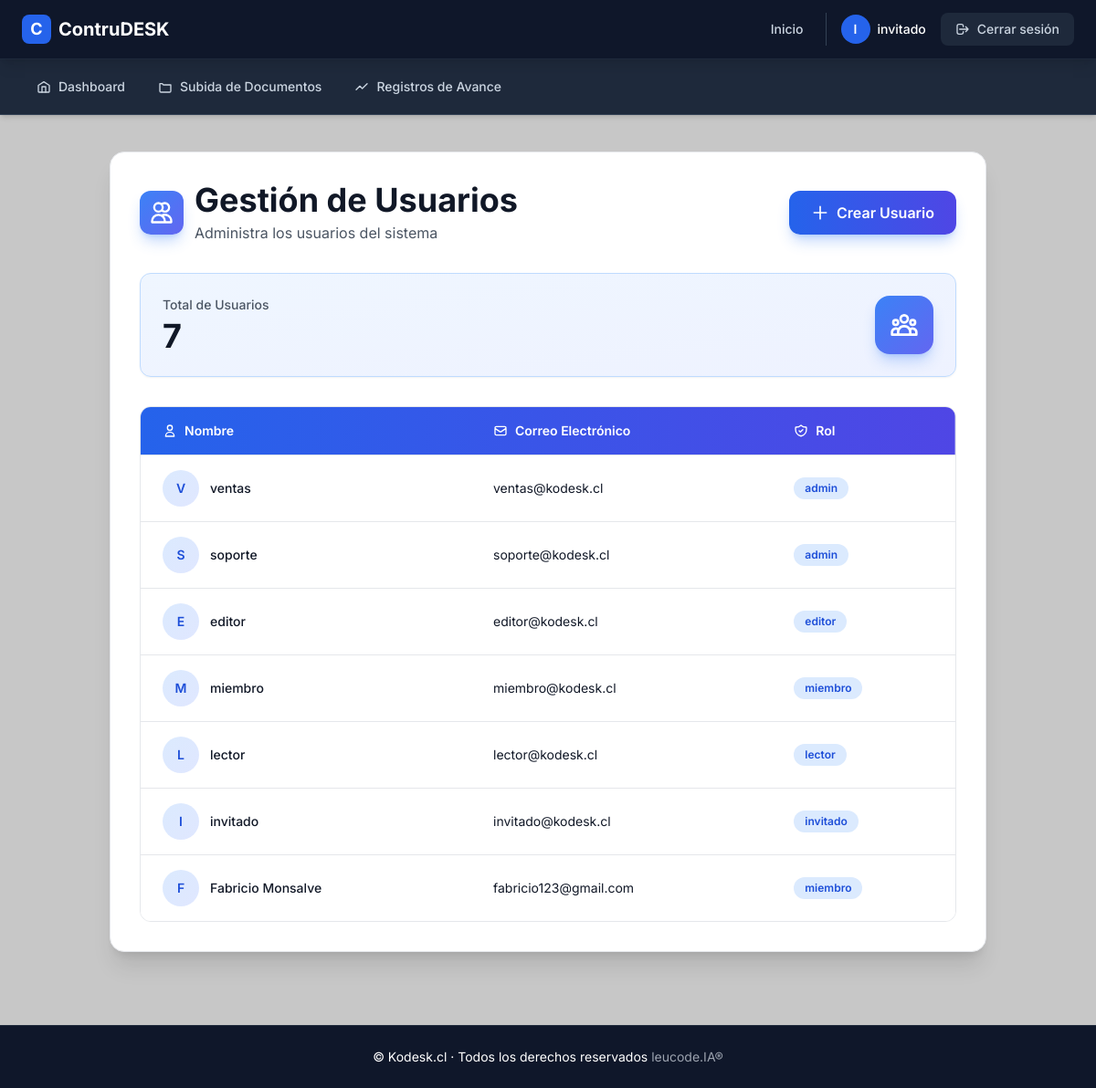
Page /admin/usuarios (signed in) on the earlier database version.
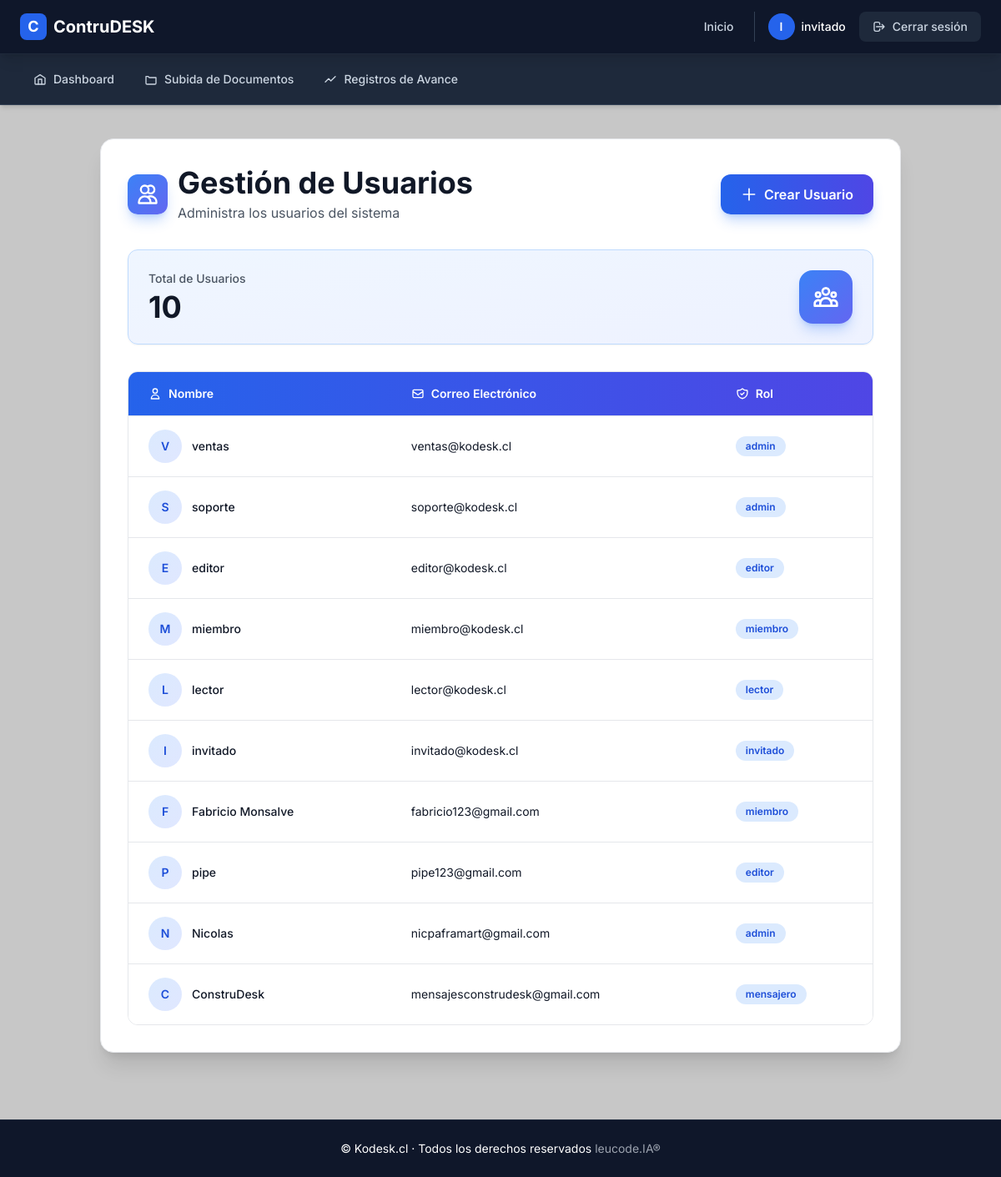
Same page on the later database version.
### app/models.py (models this page shows, shortened)
class AdminUser(UserMixin, db.Model):
    __tablename__ = "admin_users"
    id = db.Column(db.Integer, primary_key=True)
    nombre = db.Column(db.String(120), nullable=False)
    email = db.Column(db.String(120), unique=True, nullable=False)
    password_hash = db.Column(db.String(255), nullable=False)
    roles = db.relationship('Role', secondary='user_roles', backref=db.backref('users', lazy='dynamic'))
    def has_role(self, role_name):
        return any(role.name == role_name for role in self.roles)
    @property
    def is_authenticated(self):
        return True

class Role(db.Model):
    __tablename__ = "roles"
    id = db.Column(db.Integer, primary_key=True)
    name = db.Column(db.String(80), unique=True, nullable=False)

### app/routes/admin.py (the view)
@admin_bp.route('/usuarios')
@login_required
def usuarios():
    usuarios = AdminUser.query.all()
    return render_template('admin/usuarios.html', usuarios=usuarios)

### app/templates/admin/usuarios.html (shortened to what the changed rows need)
{% extends "layout.html" %}
{% block content %}
<div class="container mx-auto mt-10 px-4 sm:px-6 lg:px-8 mb-20">
  <div class="max-w-7xl mx-auto">
    <div class="bg-white rounded-2xl shadow-xl p-6 sm:p-8 border border-gray-200">
      <div class="flex flex-col sm:flex-row sm:items-center sm:justify-between gap-4 mb-8">
        <div class="flex items-center gap-3">
          <div>
            <h2 class="text-3xl sm:text-4xl font-bold text-gray-900">Gestión de Usuarios</h2>
          </div>
        </div>
      </div>
      <div class="mb-8">
        <div class="bg-gradient-to-br from-blue-50 to-indigo-50 rounded-xl p-6 border border-blue-200 shadow-sm">
          <div class="flex items-center justify-between">
            <div>
              <p class="text-gray-600 text-sm font-medium mb-1">Total de Usuarios</p>
              <p class="text-4xl font-bold text-gray-900">{{ usuarios|length }}</p>
            </div>
          </div>
        </div>
      </div>
      <div class="border border-gray-200 rounded-xl overflow-hidden">
        <div class="overflow-x-auto">
          <table class="min-w-full divide-y divide-gray-200">
            <thead>
              <tr class="bg-gradient-to-r from-blue-600 to-indigo-600">
                <th scope="col" class="px-6 py-4 text-left text-sm font-semibold text-white">
                  <div class="flex items-center gap-2">
                    <svg class="w-4 h-4" fill="none" stroke="currentColor" viewBox="0 0 24 24">
                      <path stroke-linecap="round" stroke-linejoin="round" stroke-width="2" d="M16 7a4 4 0 11-8 0 4 4 0 018 0zM12 14a7 7 0 00-7 7h14a7 7 0 00-7-7z"/>
                    </svg>
                    Nombre
                  </div>
                </th>
                <th scope="col" class="px-6 py-4 text-left text-sm font-semibold text-white">
                  <div class="flex items-center gap-2">
                    <svg class="w-4 h-4" fill="none" stroke="currentColor" viewBox="0 0 24 24">
                      <path stroke-linecap="round" stroke-linejoin="round" stroke-width="2" d="M3 8l7.89 5.26a2 2 0 002.22 0L21 8M5 19h14a2 2 0 002-2V7a2 2 0 00-2-2H5a2 2 0 00-2 2v10a2 2 0 002 2z"/>
                    </svg>
                    Correo Electrónico
                  </div>
                </th>
                <th scope="col" class="px-6 py-4 text-left text-sm font-semibold text-white">
                  <div class="flex items-center gap-2">
                    Rol
                  </div>
                </th>
              </tr>
            </thead>
            <tbody class="bg-white divide-y divide-gray-200">
              {% for usuario in usuarios %}
              <tr class="hover:bg-blue-50/50 transition-colors duration-200">
                <td class="px-6 py-4 whitespace-nowrap">
                  <div class="flex items-center gap-3">
                    <div class="w-10 h-10 bg-gradient-to-br from-blue-100 to-indigo-100 rounded-full flex items-center justify-center">
                      <span class="text-blue-700 font-semibold text-sm">
                        {{ usuario.nombre[0].upper() }}
                      </span>
                    </div>
                    <div class="text-sm font-medium text-gray-900">{{ usuario.nombre }}</div>
                  </div>
                </td>
                <td class="px-6 py-4 whitespace-nowrap">
                  <div class="text-sm text-gray-900">{{ usuario.email }}</div>
                </td>
                <td class="px-6 py-4 whitespace-nowrap">
                  <div class="flex flex-wrap gap-2">
                    {% for role in usuario.roles %}
                      <span class="inline-flex items-center px-3 py-1 rounded-full text-xs font-semibold bg-blue-100 text-blue-700">
                        {{ role.name }}
                      </span>
                    {% endfor %}
                  </div>
                </td>
              </tr>
              {% endfor %}
            </tbody>
          </table>
        </div>
      </div>
    </div>
  </div>
</div>
{% endblock %}

### app/templates/layout.html (shortened to what the changed rows need)
<!DOCTYPE html>
<html lang="es">
<head>
  <script src="https://cdn.tailwindcss.com"></script>
</head>
<body class="min-h-screen flex flex-col">
  <header class="w-full bg-slate-900 border-b border-slate-800 sticky top-0 z-50 shadow-lg">
    <div class="max-w-full mx-auto px-3 sm:px-4 lg:px-6">
      <div class="flex items-center justify-between h-16">
        <nav class="hidden lg:flex items-center gap-6">
          {% if current_user.is_authenticated %}
            {% if current_user.has_role('admin') %}
              <a href="{{ url_for('admin.admin_dashboard') }}" class="text-sm text-slate-300 hover:text-white transition-colors font-medium">
                Panel Admin
              </a>
              <a href="{{ url_for('admin.notificaciones') }}" class="relative">
                🔔
                {% set unread = current_user.system_notifications | selectattr("read", "equalto", False) | list | length %}
                {% if unread > 0 %}
                  <span class="absolute -top-1 -right-2 bg-red-600 text-white text-xs px-2 py-0.5 rounded-full">
                    {{ unread }}
                  </span>
                {% endif %}
              </a>
            {% elif current_user.has_role('editor') %}
              <a href="{{ url_for('editor.editor_dashboard') }}" class="text-sm text-slate-300 hover:text-white transition-colors font-medium">
                Dashboard Editor
              </a>
            {% elif current_user.has_role('miembro') %}
              <a href="{{ url_for('miembro.miembro_dashboard') }}" class="text-sm text-slate-300 hover:text-white transition-colors font-medium">
                Dashboard Miembro
              </a>
            {% elif current_user.has_role('lector') %}
            {% else %}
              <a href="{{ url_for('main.index') }}" class="text-sm text-slate-300 hover:text-white transition-colors font-medium">
                Inicio
              </a>
            {% endif %}
            <div class="flex items-center gap-4 pl-4 border-l border-slate-700">
              <div class="flex items-center gap-2">
                <div class="w-8 h-8 bg-blue-600 rounded-full flex items-center justify-center">
                  <span class="text-white text-sm font-semibold">{{ current_user.nombre[0]|upper }}</span>
                </div>
                <span class="text-sm text-white font-medium">{{ current_user.nombre }}</span>
              </div>
              <a href="{{ url_for('auth.logout') }}" class="inline-flex items-center gap-2 px-4 py-2 bg-slate-800 hover:bg-slate-700 text-slate-300 hover:text-white rounded-lg text-sm font-medium transition-colors">
                <svg class="w-4 h-4" fill="none" stroke="currentColor" viewBox="0 0 24 24">
                  <path stroke-linecap="round" stroke-linejoin="round" stroke-width="2" d="M17 16l4-4m0 0l-4-4m4 4H7m6 4v1a3 3 0 01-3 3H6a3 3 0 01-3-3V7a3 3 0 013-3h4a3 3 0 013 3v1"/>
                </svg>
                Cerrar sesión
              </a>
            </div>
          {% else %}
            <a href="{{ url_for('auth.login') }}" class="inline-flex items-center gap-2 px-4 py-2 bg-blue-600 hover:bg-blue-700 text-white rounded-lg text-sm font-semibold transition-colors">
              Iniciar Sesión
            </a>
          {% endif %}
        </nav>
      </div>
    </div>
  </header>
  <main class="flex-grow">
    {% block content %}{% endblock %}
  </main>
</body>
</html>

Differences in the rows shown:
added AdminUser: nombre "P", nombre "pipe", email "pipe123@gmail.com", Role (name "editor")
added AdminUser: nombre "N", nombre "Nicolas", email "nicpaframart@gmail.com", Role (name "admin")
added AdminUser: nombre "C", nombre "ConstruDesk", email "mensajesconstrudesk@gmail.com"
added Role: name "mensajero", shown under "C"
Other differences:
{{ usuarios|length }}: "7" → "10"
